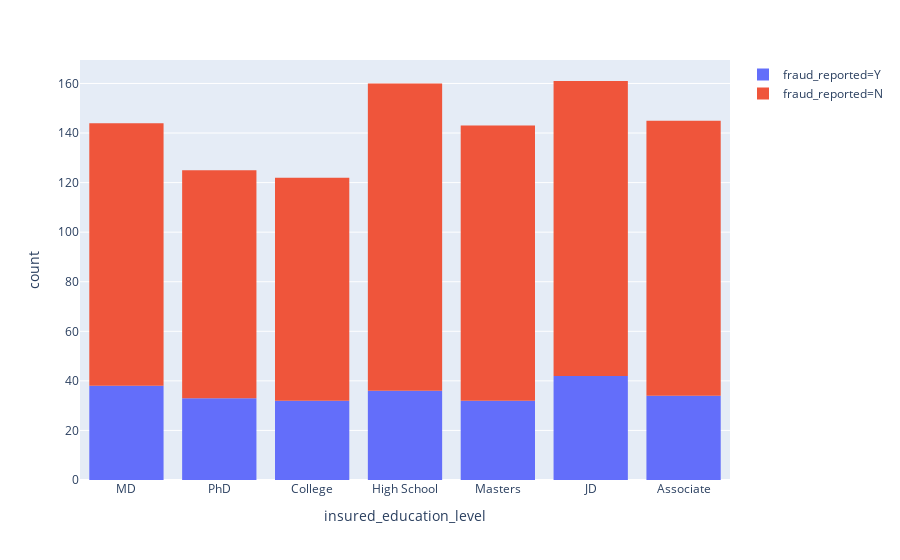

The cell this chart's notebook holds for it:
### Code cell
fig = px.histogram(df, x='insured_education_level',  color='fraud_reported')
fig.show()

### Figure 1 — Plotly figure (JSON) as saved in the notebook; plotly's stock layout.template omitted (floating-point values rounded to 4 significant figures; data arrays with more than 128 entries replaced by an {"elided": "..."} marker saying what was removed)
{"data": [{"alignmentgroup": "True", "bingroup": "x", "hoverlabel": {"namelength": 0}, "hovertemplate": "fraud_reported=Y<br>insured_education_level=%{x}<br>count=%{y}", "legendgroup": "fraud_reported=Y", "marker": {"color": "#636efa"}, "name": "fraud_reported=Y", "offsetgroup": "fraud_reported=Y", "orientation": "v", "showlegend": true, "type": "histogram", "x": {"elided": "247 str values"}, "xaxis": "x", "yaxis": "y"}, {"alignmentgroup": "True", "bingroup": "x", "hoverlabel": {"namelength": 0}, "hovertemplate": "fraud_reported=N<br>insured_education_level=%{x}<br>count=%{y}", "legendgroup": "fraud_reported=N", "marker": {"color": "#EF553B"}, "name": "fraud_reported=N", "offsetgroup": "fraud_reported=N", "orientation": "v", "showlegend": true, "type": "histogram", "x": {"elided": "753 str values"}, "xaxis": "x", "yaxis": "y"}], "layout": {"barmode": "relative", "legend": {"tracegroupgap": 0}, "margin": {"t": 60}, "xaxis": {"anchor": "y", "domain": [0, 1], "title": {"text": "insured_education_level"}}, "yaxis": {"anchor": "x", "domain": [0, 1], "title": {"text": "count"}}}}
